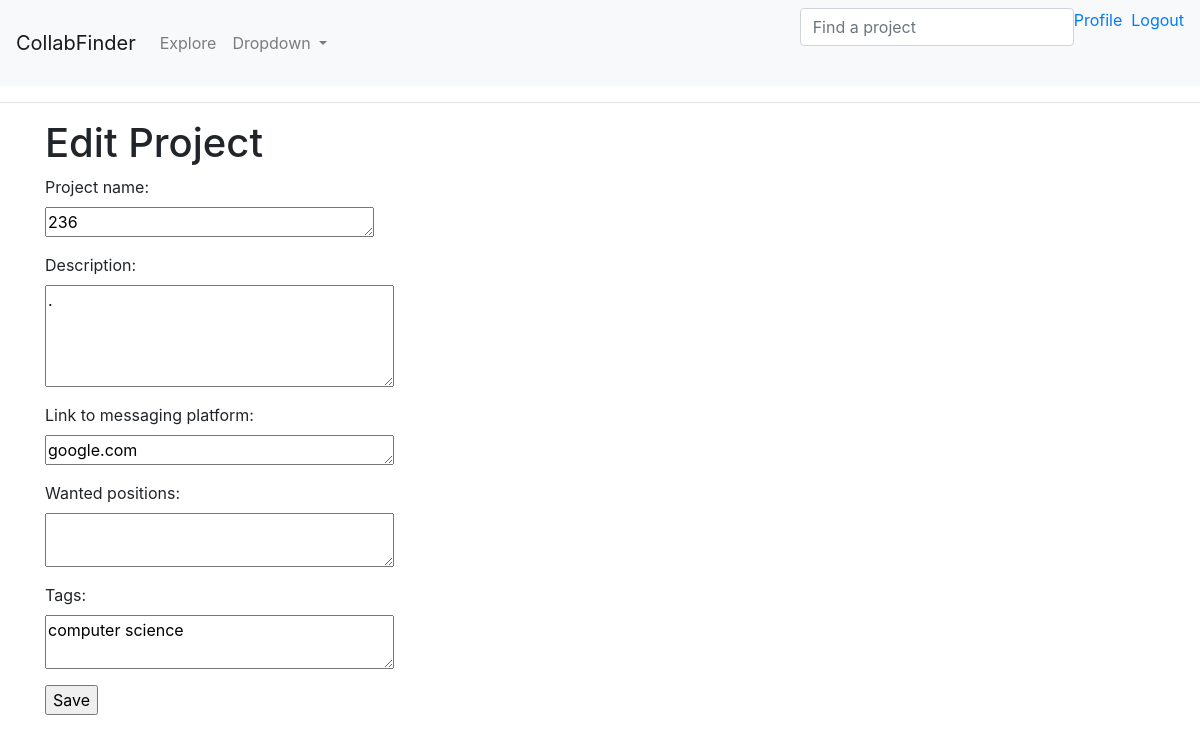
Page /edit_project/23 (signed in) on the earlier database version.
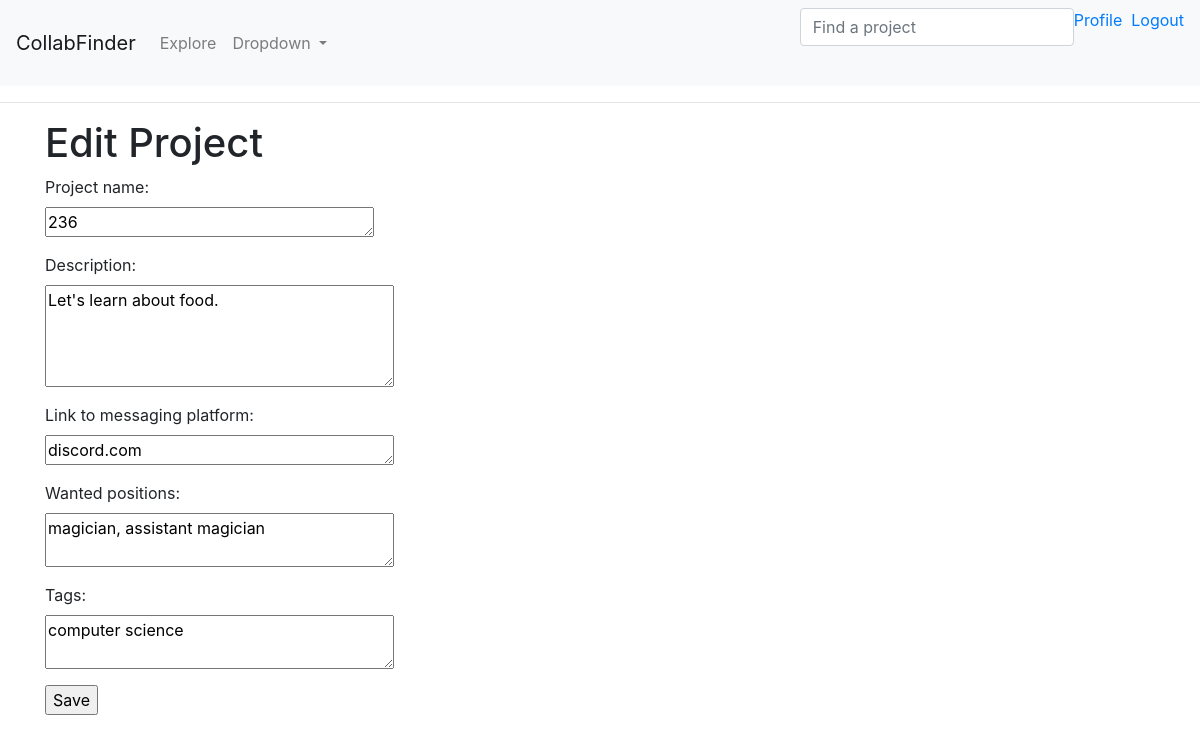
Same page on the later database version.
### app/models.py (models this page shows, shortened)
class SearchableMixin(object):
    @classmethod
    def before_commit(cls, session):
        session._changes = {
            'add': list(session.new),
            'update': list(session.dirty),
            'delete': list(session.deleted)
        }
    @classmethod
    def after_commit(cls, session):
        for obj in session._changes['add']:
            if isinstance(obj, SearchableMixin):
                add_to_index(obj.__tablename__, obj)
        for obj in session._changes['update']:
            if isinstance(obj, SearchableMixin):
                add_to_index(obj.__tablename__, obj)
        for obj in session._changes['delete']:
            if isinstance(obj, SearchableMixin):
                remove_from_index(obj.__tablename__, obj)
        session._changes = None

class Project(SearchableMixin, db.Model):
    __searchable__ = ['category','name','descr'] # add 'tags' and 'wanted_positions' when JSON figured out
    id = db.Column(db.Integer, primary_key=True)
    category = db.Column(db.String(60))
    name = db.Column(db.String(60))
    descr = db.Column(db.String(140))
    skill_level = db.Column(db.String(20))
    setting = db.Column(db.String(20))
    chat_link = db.Column(db.String(512)) # Discord, slack etc.
    language = db.Column(db.String(5))
    timestamp = db.Column(db.DateTime, index=True, default=datetime.utcnow)
    user_id = db.Column(db.Integer, db.ForeignKey('user.id')) #creator ID (want this to be many to one: many creator to one proj)
    __mapper_args__ = {'polymorphic_on': category}
    tags = db.relationship( # Looking at relationship from project (one) --> tags (many)
        'Tag', secondary=tag_map, #Self-ref, association table
        backref=db.backref('tag_map', lazy='dynamic'), lazy='dynamic') #defines how this relationship will be accessed from the right side entity
    wanted_positions = db.relationship( # represented by 'w_pos' for kind arg in tag functions
        'Position', secondary=position_map,
        backref=db.backref('position_map', lazy='dynamic'), lazy='dynamic')

### app/main/routes.py (the view)
@bp.route('/edit_project/<project_id>', methods=['GET', 'POST'])
@login_required
def edit_project(project_id):
    proj = Project.query.get(project_id)
    form = EditProjectForm(proj.name)
    tag_names, pos_names  = [t.name for t in Tag.query.all()], [p.name for p in Position.query.all()]
    tagms, posms = [], [] # holds the associated models (needed for db commits!)
    if current_user.username != proj.creator.username:
        flash(_('Must be project admin to make changes'))
        return redirect(url_for('main.index'))
    if form.validate_on_submit():
        proj.name = form.name.data
        proj.descr = form.descr.data
        proj.chat_link = form.chat_link.data
        tags, wpos = [i.strip() for i in form.tags.data.split(',')], [i.strip() for i in form.wanted_positions.data.split(',')]
        orig_tags, orig_wpos = [t.name for t in proj.tags], [p.name for p in proj.wanted_positions]
        for t in orig_tags:
            if t not in tags:
                proj.rm_tag(Tag.query.filter_by(name=t).first())
        for p in orig_wpos:
            if p not in wpos:
                proj.rm_tag(Position.query.filter_by(name=p).first(),kind='w_pos')
        for tag in tags:
            tag = tag.lower()
            if tag not in tag_names:
                db.session.add(Tag(name=tag))
                db.session.commit()
            tagms.append(Tag.query.filter_by(name=tag).first()) #there should only be one
        for pos in wpos:
            pos = pos.lower()
            if pos not in pos_names:
                db.session.add(Position(name=pos))
                db.session.commit()
            posms.append(Position.query.filter_by(name=pos).first())
        proj.add_tags(tagms)
        proj.add_tags(posms,kind='w_pos')
        db.session.commit()
        flash(_('Your changes have been saved.'))
        return redirect(url_for('main.project', project_id=proj.id))
    elif request.method == 'GET':
        form.name.data = proj.name
        form.descr.data = proj.descr
        form.chat_link.data = proj.chat_link
        form.tags.data = ', '.join(map(str, [t.name for t in proj.tags]))
        form.wanted_positions.data = ', '.join(map(str, [p.name for p in proj.wanted_positions]))
    return render_template('edit_project.html', title=_('Edit Project'), form=form)

### app/main/forms.py (shortened to what this page needs)
class SearchForm(FlaskForm):
    q = StringField(_l('Find a project'), validators=[DataRequired()])
    def __init__(self, *args, **kwargs):
        if 'formdata' not in kwargs:
            kwargs['formdata'] = request.args # for the GET request
        if 'csrf_enabled' not in kwargs:
            kwargs['csrf_enabled'] = False
        super(SearchForm, self).__init__(*args, **kwargs)

class EditProjectForm(FlaskForm):
    lens = lens
    name = TextAreaField(_l('Project name:'), validators=[
        DataRequired(), Length(min=1, max=60)],render_kw={'maxlength': lens['name']})
    descr = TextAreaField(_l('Description: '),validators=[
        DataRequired(), Length(min=0, max=140)])
    chat_link = TextAreaField(_l('Link to messaging platform: '),validators=[Length(min=0, max=512)]) # Discord, slack etc.
    tags = TextAreaField(_l('Tags: '),validators=[Length(min=0, max=300)])
    wanted_positions = TextAreaField(_l('Wanted positions: '),validators=[Length(min=0, max=300)])
    submit = SubmitField(_l('Save'))
    def __init__(self, original_name, *args, **kwargs):
        super(EditProjectForm, self).__init__(*args, **kwargs)
        self.original_name = original_name

### app/templates/edit_project.html (shortened to what this page needs)
{% extends "base.html" %}
{% block content %}
    <h1>{{ _('Edit Project') }}</h1>
    <form action="" method="post">
        <p>
            {{ form.name.label }}<br>
            {{ form.name(cols=30, rows=1, required='required', oninput="TextCounter(this, {})".format(form.lens['name'])) }}<br>
        </p>
        <p>
            {{ form.descr.label }}<br>
            {{ form.descr(cols=32, rows=4, required='required') }}<br>
        </p>
        <p>
            {{ form.chat_link.label }}<br>
            {{ form.chat_link(cols=32, rows=1) }}<br>
        </p>
        <p>
            {{ form.wanted_positions.label }}<br>
            {{ form.wanted_positions(cols=32, rows=2) }}<br>
        </p>
        <p>
            {{ form.tags.label }}<br>
            {{ form.tags(cols=32, rows=2) }}<br>
        </p>
        <p>{{ form.submit() }}</p>
    </form>
{% endblock %}

Differences in the rows shown:
changed Project: descr "." → "Let's learn about food."; chat_link "google.com" → "discord.com"
Other differences:
form field wanted_positions: (not shown) → "magician, assistant magician"
